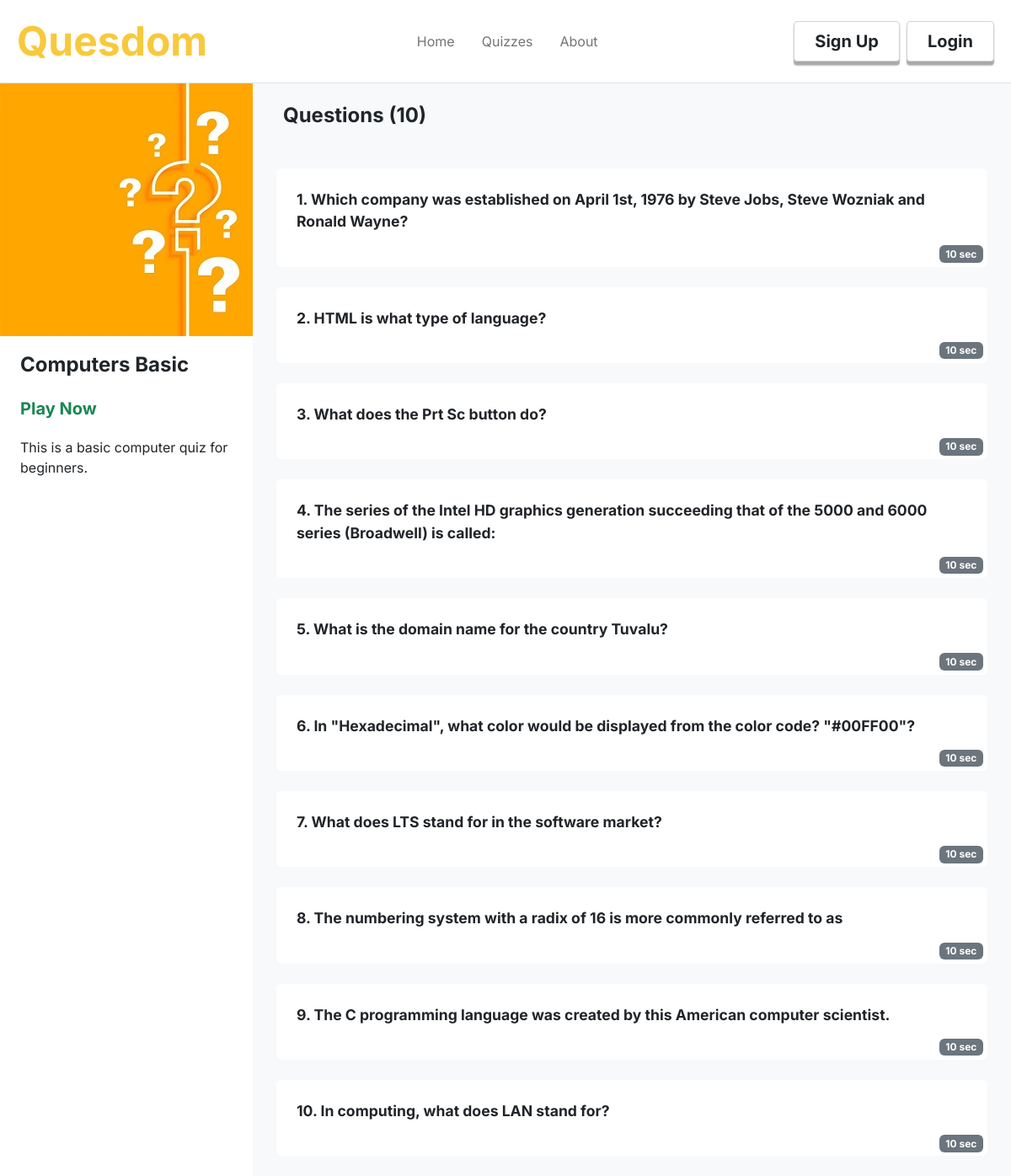
The app's page /quizdetails?quiz_id=16 with its own data.
### quesdom/models.py (models this page shows, shortened)
class Quizzes(db.Model):
    id = db.Column(db.Integer, primary_key = True)
    quiz_title = db.Column(db.String(30), nullable= False)
    quiz_description = db.Column(db.String(200), nullable=False)
    quiz_category = db.Column(db.String(20), nullable=False)
    quiz_difficulty = db.Column(db.String(10), nullable=False)
    timed = db.Column(db.Boolean, nullable = False)
    date_created = db.Column(db.DateTime, nullable=False, default=datetime.utcnow)
    author = db.Column(db.Integer, db.ForeignKey('users.id'), nullable=False)
    created_by = db.relationship('Users',backref='created_by',lazy=True)
    questions = db.relationship('Questions',backref='contains',cascade="all, delete-orphan",lazy=True)
    class_id = db.Column(db.Integer, db.ForeignKey('classrooms.id'), nullable=True)

class Questions(db.Model):
    id = db.Column(db.Integer, primary_key = True)
    question_statement = db.Column(db.String(200), nullable = False)
    choice_id = db.Column(db.Integer, db.ForeignKey('choices.id'), unique=True, nullable = False)
    quiz_id = db.Column(db.Integer, db.ForeignKey('quizzes.id'), nullable = False)
    duration = db.Column(db.Integer, nullable = False)
    choices = db.relationship('Choices',backref='choices',lazy=True)

### quesdom/routes.py (the view)
@app.route('/quizdetails')
def quizdetails():
    quiz = Quizzes.query.get(request.args.get('quiz_id'))
    questions = Questions.query.filter_by(quiz_id = quiz.id)
    return render_template('quizdetails.html',title='Quiz Details',questions = questions, quiz = quiz)

### quesdom/templates/quizdetails.html (shortened to what this page needs)
{%extends "quiz_details_layout.html"%}
{%block content%}
<div class="content-section m-0 row" style="box-sizing: border-box; width: 100vw; min-height: 100vh;">
    <div class="col-12 col-md-3 p-0">
        <div style="border-radius: 0.3rem; background-color: white;">
            <div class="img-section position-relative style="height: min-content; overflow: hidden;">
                <a href="{{url_for('allquizzes')}}" style="position: absolute; top: 0.3rem; left: 0.3rem;"><i class="bi fs-2 text-light bi-arrow-left-circle-fill"></i></a>
                    <img src="../static/quiz.jpg" class="img-fluid" style="width: 100%;"/>
            </div>
            <div class="text-section py-3 px-2 mx-3">
                <p class="fs-4 fw-bold" style="text-overflow:ellipsis; white-space: nowrap; overflow: hidden;">{{quiz.quiz_title}}</p>
                <div class="w-100 d-flex align-items-center justify-content-between">
                    <a href="{{url_for('playquiz',quiz_id = quiz.id)}}" class="fw-bold fs-5 text-success play-link">Play Now</a>
                    {%if quiz.timed %}
                            <a  data-bs-toggle="tooltip" data-bs-title="Questions in this quiz must be answered within a certain duration"><i class="ms-2 fs-4 bi bi-stopwatch-fill text-dark"></i>
                            </a>
                        {%endif%}
                </div>
                <div class="d-flex my-3">
                    {{quiz.quiz_description}}
                </div>
            </div>
        </div>
    </div>
    <div class="col-12 col-md-9 bg-light">
        <h4 class="p-4 fw-bold">Questions ({{questions.count()}})</h4>
        {% for question in questions%}
            <div class="details px-3">
                <div class="question bg-white rounded-2 p-4 my-4 position-relative">
                    <p class="fw-bold" style="font-size: 1.1rem;">{{loop.index}}. {{question.question_statement}}</p>
                    {%if quiz.timed %}
                        <span class="position-absolute badge bg-secondary" style="bottom: 0.3rem; right: 0.3rem;">{{question.duration}} sec</span>
                    {%endif%}
                </div>
            </div>
            {%endfor%}
        </div>
</div>
{%endblock%}

### quesdom/static/styles.css (style rules this page uses)
:root { --main-color: rgb(248,201,59); }
.play-link { text-decoration: none; }

### records on screen
Quizzes: quiz_title "Computers Basic", quiz_description "This is a basic computer quiz for beginners."
Questions: question_statement "Which company was established on April 1st, 1976 by Steve Jobs, Steve Wozniak and Ronald Wayne?", duration "10"
Questions: question_statement "HTML is what type of language?", duration "10"
Questions: question_statement "What does the Prt Sc button do?", duration "10"
Questions: question_statement "The series of the Intel HD graphics generation succeeding that of the 5000 and 6000 series (Broadwell) is called:", duration "10"
Questions: question_statement "What is the domain name for the country Tuvalu?", duration "10"
Questions: question_statement "In \"Hexadecimal\", what color would be displayed from the color code? \"#00FF00\"?", duration "10"
Questions: question_statement "What does LTS stand for in the software market?", duration "10"
Questions: question_statement "The numbering system with a radix of 16 is more commonly referred to as", duration "10"
Questions: question_statement "The C programming language was created by this American computer scientist.", duration "10"
Questions: question_statement "In computing, what does LAN stand for?", duration "10"

### other values on screen
{{ questions.count() }} "10"
